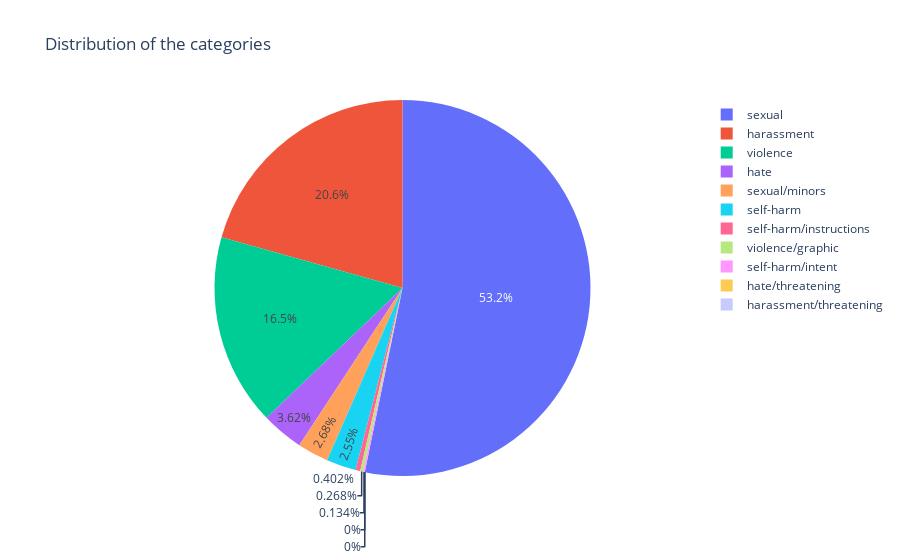

Source (notebook cell):
### Code cell
category_counts = normalized_df[CATEGORIES].sum().reset_index()
category_counts.columns = ['Category', 'Count']

category_counts

px.pie(category_counts, names='Category', values='Count', title='Distribution of the categories')

### Figure 1 — Plotly figure (JSON) as saved in the notebook; plotly's stock layout.template omitted (floating-point values rounded to 4 significant figures)
{"data": [{"domain": {"x": [0, 1], "y": [0, 1]}, "hovertemplate": "Category=%{label}<br>Count=%{value}<extra></extra>", "labels": ["sexual", "sexual/minors", "harassment", "hate", "violence", "self-harm", "violence/graphic", "self-harm/instructions", "hate/threatening", "self-harm/intent", "harassment/threatening"], "legendgroup": "", "name": "", "showlegend": true, "type": "pie", "values": [397, 20, 154, 27, 123, 19, 2, 3, 0, 1, 0]}], "layout": {"legend": {"tracegroupgap": 0}, "title": {"text": "Distribution of the categories"}}}
